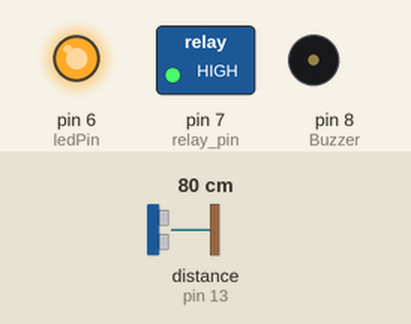
The sketch below on a simulated Arduino Uno, built with avr-gcc and run on an emulated ATmega328P. Parts: switched loads named in the sketch (green lamp = pin HIGH), output pins drawn as LEDs (lit = HIGH), buzzer (waves = sounding, pin HIGH). Wiring (inferred from the names in the program): ultrasonic range finder: trigger pin 12; echo pin 13. Inputs (shaded band) come from the test bench; at power-on: distance to the obstacle (sensor on pin 13) 80 cm. The echo pulse lasts 58.3 µs per cm; pins used as bus, display or sensor lines are not drawn; what the sketch prints to the serial monitor is not drawn.

Above: at 1.5 s.
1.6 s: distance to the obstacle (sensor on pin 13) set to 9 cm
3.1 s: distance to the obstacle (sensor on pin 13) set to 6 cm
At 3.37 s:
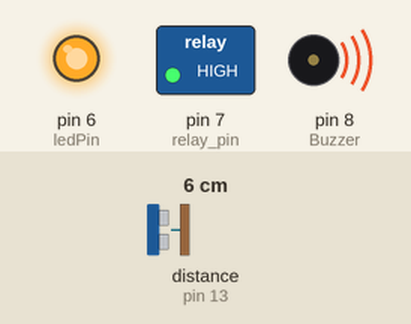
At 4.1 s:
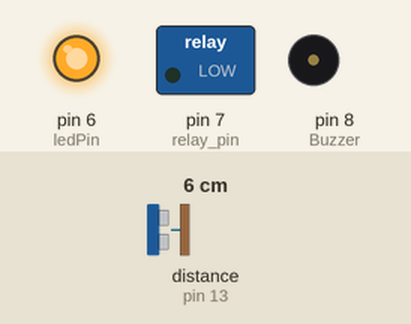
6.1 s: distance to the obstacle (sensor on pin 13) set to 18 cm
At 6.7 s:
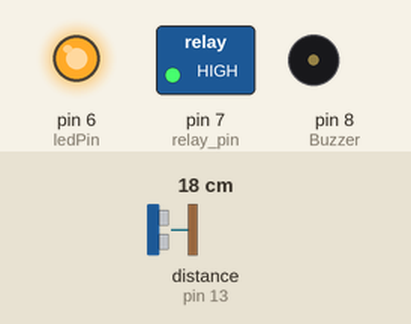
Timing chart, 0 to 9.1 s (numbered marks = the images above; inputs shaded):
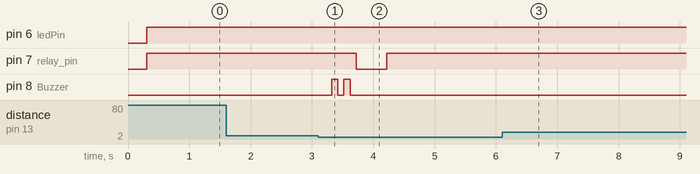

Measured:
- the behaviour switches between 8 and 7 cm on distance to the obstacle (sensor on pin 13) (found by bisection; images 0 and 1)
- after the input at 1.6 s, every drawn part: stays the same
- after the input at 3.1 s, pin 7 (relay_pin): HIGH → LOW after 0.62 s, → HIGH 0.50 s later; pin 8 (Buzzer): alternates HIGH for 0.10 s and LOW for 0.10 s, 4 changes in all, then stays LOW, starting after 0.22 s
- after the input at 6.1 s, pin 7 (relay_pin): stops changing and stays HIGH; pin 8 (Buzzer): stops changing and stays LOW

The sketch:

final.ino
```cpp
#define relay_pin 7
#define trigPin 12
#define echoPin 13
#define Buzzer  8 // Connect buzzer pin to 8
#define ledPin 6  //Connect LEd pin to 6
int duration, distance; //to measure the distance and time taken

void setup() {
        Serial.begin (9600);
        pinMode(trigPin, OUTPUT);
        pinMode(echoPin, INPUT);
        pinMode(Buzzer, OUTPUT);
        pinMode(ledPin, OUTPUT);
        pinMode(relay_pin,OUTPUT);
        delay(300);
}

void loop() {

    digitalWrite(trigPin, HIGH);
    delayMicroseconds(10);
    digitalWrite(trigPin, LOW);
    duration = pulseIn(echoPin, HIGH);
    distance = (duration/2) / 29.1;
    digitalWrite(ledPin,HIGH);

  if (distance >= 200 || distance <= 0) // loop for printing the disatance in serial monitor
        {
        Serial.println("no object detected");
        }
  else {
        Serial.println(" object detected \n");
        Serial.print("distance= ");
        Serial.print(distance);

  }

  if(distance>=7)
  {
        digitalWrite(relay_pin,HIGH);
        delay(500);

  }
  else{
        digitalWrite(Buzzer,HIGH);
        delay(100);
        digitalWrite(Buzzer,LOW);
        delay(100);
        digitalWrite(Buzzer,HIGH);
        delay(100);
        digitalWrite(Buzzer,LOW);
        delay(100);

        digitalWrite(relay_pin,LOW);
        delay(500);
        digitalWrite(relay_pin,HIGH);
        delay(2000);
    }


}
```
